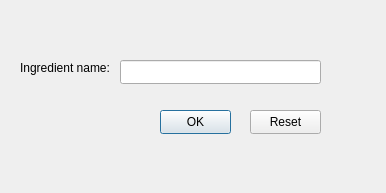
<?xml version="1.0" encoding="UTF-8"?>
<ui version="4.0">
 <class>RemoveFromStorage</class>
 <widget class="QDialog" name="RemoveFromStorage">
  <property name="geometry">
   <rect>
    <x>0</x>
    <y>0</y>
    <width>386</width>
    <height>193</height>
   </rect>
  </property>
  <property name="windowTitle">
   <string>Dialog</string>
  </property>
  <widget class="QLabel" name="ingredientNamelabel">
   <property name="geometry">
    <rect>
     <x>20</x>
     <y>60</y>
     <width>91</width>
     <height>16</height>
    </rect>
   </property>
   <property name="text">
    <string>Ingredient name:</string>
   </property>
  </widget>
  <widget class="QLineEdit" name="ingredientNamelineEdit">
   <property name="geometry">
    <rect>
     <x>120</x>
     <y>60</y>
     <width>201</width>
     <height>24</height>
    </rect>
   </property>
  </widget>
  <widget class="QPushButton" name="acceptButton">
   <property name="geometry">
    <rect>
     <x>160</x>
     <y>110</y>
     <width>71</width>
     <height>24</height>
    </rect>
   </property>
   <property name="text">
    <string>OK</string>
   </property>
  </widget>
  <widget class="QPushButton" name="cancelButton">
   <property name="geometry">
    <rect>
     <x>250</x>
     <y>110</y>
     <width>71</width>
     <height>24</height>
    </rect>
   </property>
   <property name="text">
    <string>Reset</string>
   </property>
  </widget>
 </widget>
 <resources/>
 <connections/>
</ui>
